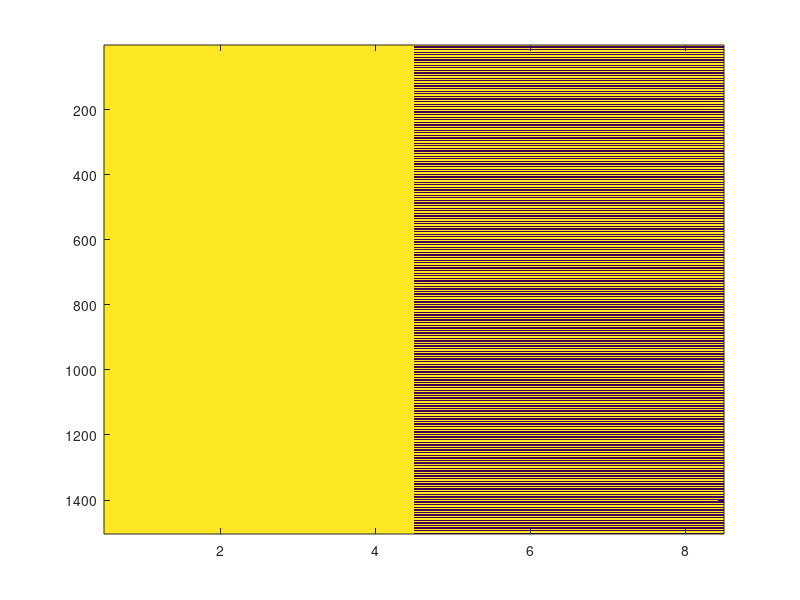
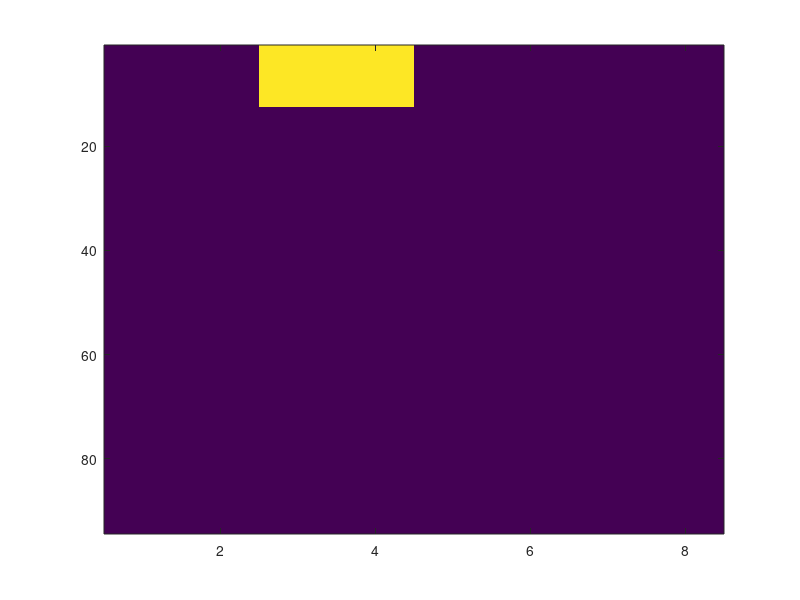
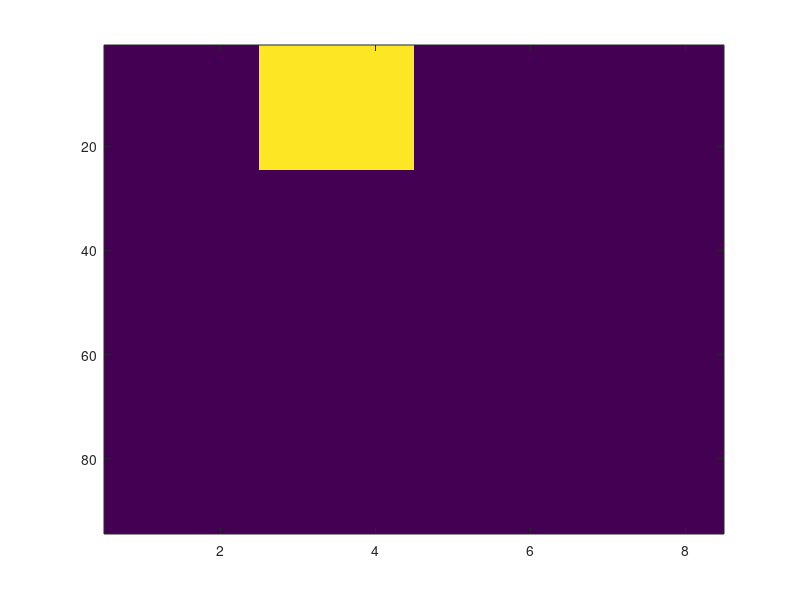
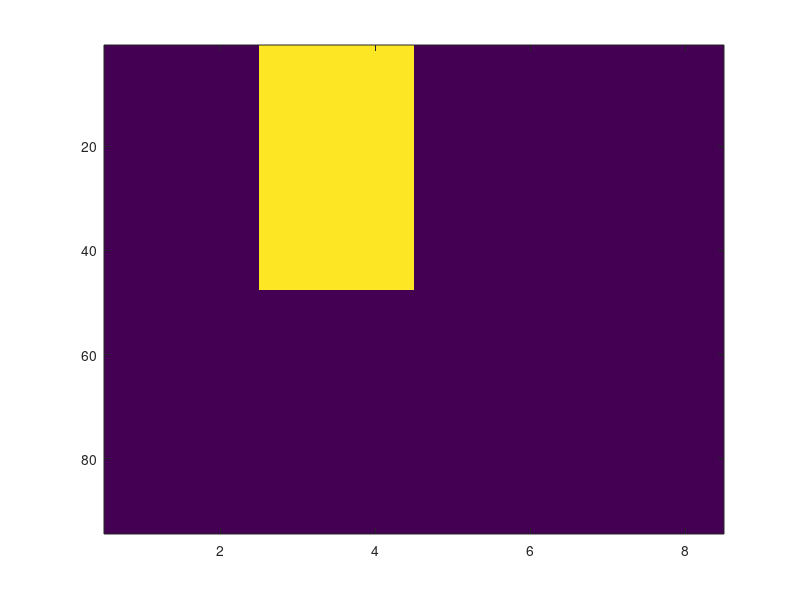

These figures' MATLAB source, in order: (Note: this script raises an error after producing the figures.)


% create space-time matrix corresponding to the stimuli used in the Duty
% Cycle experiment
stimWidth = 8;

% try a moving stim with same dim as the real stim
% timeLength=1504ms = 2 left-right cycles in motion
% small = diag(ones(1,stimWidth));
% stim=[];
% while length(stim)<1500
%     stim = [stim;small];
% end
% figure;imagesc(stim)
cycle=ones(8,8);
cycle(5:8,5:8)=zeros(4,4);
stim=[];
while length(stim)<1500
    stim = [stim;cycle];
end
figure;imagesc(stim)
save('test.mat','stim');


% STATIC conditions
totalCycle = [8/85 16/85 32/85]; % in Hz this is the onset of the single stimulus
onTime = [1/8 2/8 4/8 6/8 7/8];
% timeLength = round(32/85*1000);
minTotDuration = 6*32/85; % same as in the rating experiment
condition = 0;
for tc=1:length(totalCycle)
    for ot = 1:length(onTime)
        fullcycle = [];
        condition = condition+1;
        stimON = round(onTime(ot)*totalCycle(tc)*1000);
        stimOFF = round(totalCycle(tc)*1000 - stimON);
        cycle = [repmat(1,stimON,1); repmat(0,stimOFF,1)];
        while length(fullcycle)<minTotDuration
            fullcycle = [fullcycle;cycle];
        end
        stim = zeros(length(fullcycle),stimWidth);
        stim(:,3) = fullcycle;
        stim(:,4) = fullcycle;
        figure;imagesc(stim)
        save(['static' num2str(condition,'%.2d') '.mat'],'stim');
    end
end


% MOTION conditions
totalCycle = [8/85 16/85 32/85]; 
onTime = [1/8 2/8 4/8 6/8 7/8];
% timeLength = round(32/85*1000);
minTotDuration = 6*32/85;
condition = 0;
for tc=1:length(totalCycle)
    for ot = 1:length(onTime)
        fullcycleR = []; fullcycleL = [];
        condition = condition+1;
        stimON = round(onTime(ot)*totalCycle(tc)*1000);
        stimOFF = round(totalCycle(tc)*1000 - stimON);
        cycleRight = [repmat(1,stimON,1); repmat(0,stimOFF,1); repmat(0,round(totalCycle(tc)*1000),1)];
        cycleLeft = [repmat(0,round(totalCycle(tc)*1000),1);repmat(1,stimON,1); repmat(0,stimOFF,1)];
        while length(fullcycleL)<minTotDuration
            fullcycleL = [fullcycleL;cycleLeft];
            fullcycleR = [fullcycleR;cycleRight];
        end
        stim = zeros(length(fullcycle),stimWidth);
        stim(:,3) = fullcycleL;
        stim(:,4) = fullcycleL;
        stim(:,6) = fullcycleR;
        stim(:,7) = fullcycleR;
        figure;imagesc(stim)
        save(['motion' num2str(condition,'%.2d') '.mat'],'stim');
    end
end
% conditions 1,2,4,5,6,10,12,14 were not presented in the experiment